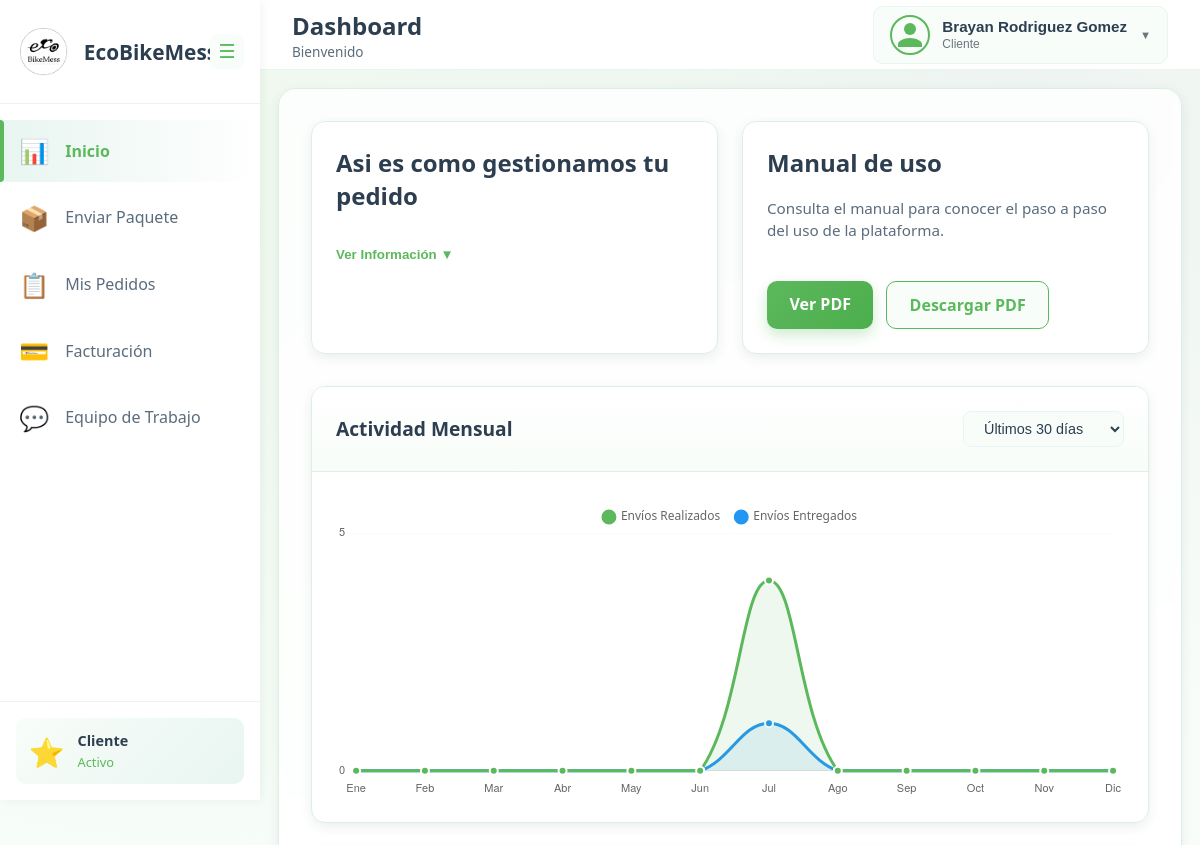
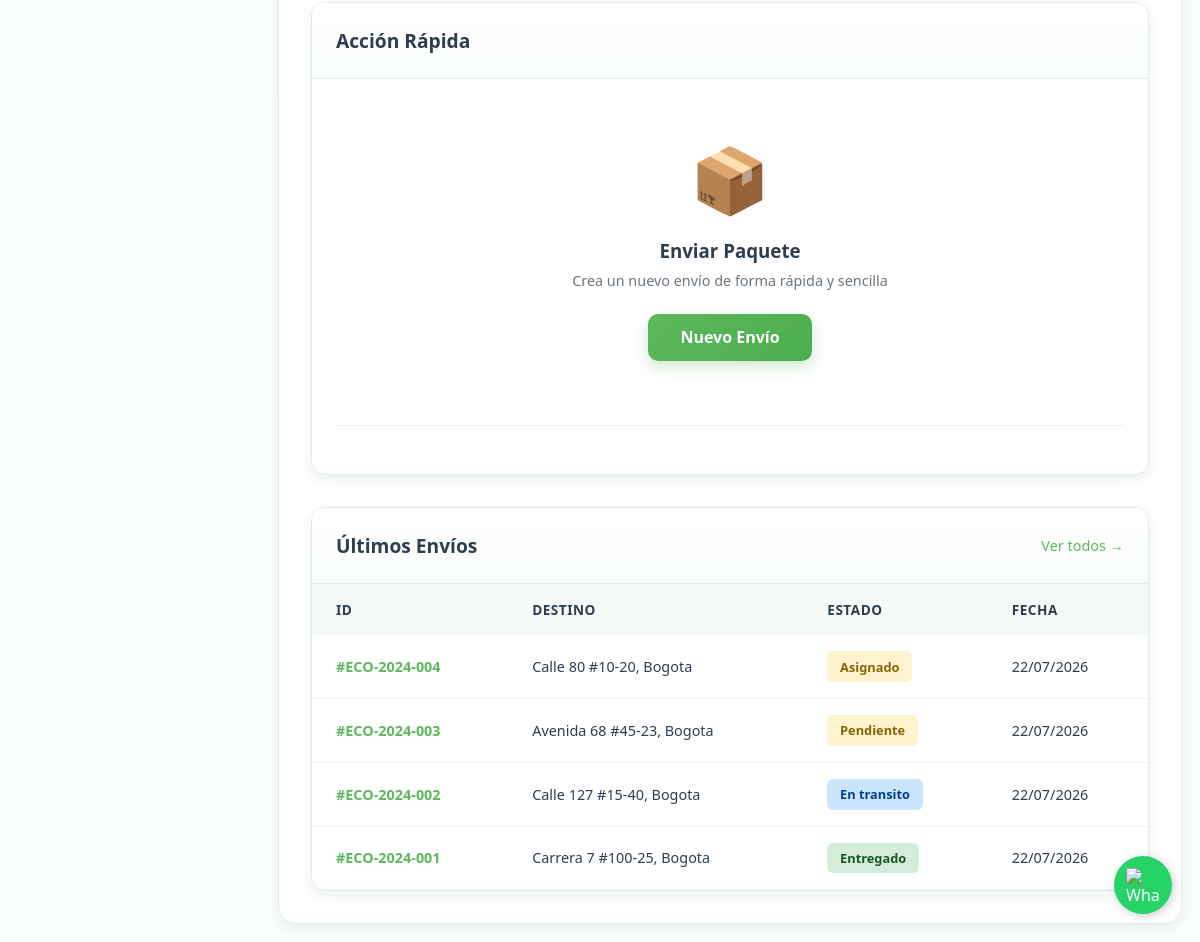
Screenshot of /cliente/inicio (signed in) with the database file from the repository (2 pictures, top to bottom).
### tables this page shows
CREATE TABLE IF NOT EXISTS paquetes (
    id INT PRIMARY KEY AUTO_INCREMENT,
    numero_guia VARCHAR(20) UNIQUE NOT NULL,
    cliente_id INT NOT NULL,
    remitente_nombre VARCHAR(200) NOT NULL,
    remitente_telefono VARCHAR(20) NOT NULL,
    remitente_correo VARCHAR(150),
    direccion_origen TEXT NOT NULL,
    observaciones_recoleccion TEXT,
    destinatario_nombre VARCHAR(200) NOT NULL,
    destinatario_telefono VARCHAR(10) NOT NULL,
    destinatario_telefono2 VARCHAR(10),
    direccion_destino TEXT NOT NULL,
    instrucciones_entrega TEXT,
    descripcion_contenido TEXT NULL,
    dimensiones VARCHAR(100),
    envio_mismo_dia TINYINT(1) NOT NULL DEFAULT 0,
    zona_periferica TINYINT(1) NOT NULL DEFAULT 0,
    recoger_cambios TINYINT(1) NOT NULL DEFAULT 0,
    envio_destinatario ENUM('si', 'no') DEFAULT 'no',
    tipo_servicio ENUM('entrega_simple', 'contraentrega') DEFAULT 'entrega_simple',
    costo_envio DECIMAL(10,2) NOT NULL,
    recaudo_esperado DECIMAL(10,2) DEFAULT 0.00,
    estado ENUM('pendiente', 'asignado', 'en_transito', 'en_ruta', 'entregado', 'cancelado', 'devuelto') DEFAULT 'pendiente',
    mensajero_id INT NULL,
    mensajero_recoleccion_id INT NULL,
    recoleccion_id INT NULL,
    creado_por INT NOT NULL,
    fecha_creacion TIMESTAMP DEFAULT CURRENT_TIMESTAMP,
    fecha_asignacion TIMESTAMP NULL,
    fecha_entrega TIMESTAMP NULL,
    qr_code VARCHAR(255) UNIQUE,
    escaneado BOOLEAN DEFAULT FALSE,
    fecha_escaneo TIMESTAMP NULL,
    checklist_verde TINYINT(1) NOT NULL DEFAULT 0,
    FOREIGN KEY (cliente_id) REFERENCES clientes(id),
    FOREIGN KEY (mensajero_id) REFERENCES mensajeros(id),
    FOREIGN KEY (mensajero_recoleccion_id) REFERENCES mensajeros(id),
    FOREIGN KEY (creado_por) REFERENCES usuarios(id)
);

### includes/paths.php (called while the page is built, shortened)
<?php
function app_base_path(): string
{
    $projectRoot = realpath(__DIR__ . DIRECTORY_SEPARATOR . '..');
    $documentRoot = isset($_SERVER['DOCUMENT_ROOT']) ? realpath((string) $_SERVER['DOCUMENT_ROOT']) : false;
    if ($projectRoot && $documentRoot) {
        $projectRootNorm = str_replace('\\', '/', $projectRoot);
        $documentRootNorm = rtrim(str_replace('\\', '/', $documentRoot), '/');
        if ($documentRootNorm !== '' && strpos($projectRootNorm, $documentRootNorm) === 0) {
            $relative = substr($projectRootNorm, strlen($documentRootNorm));
            $relative = '/' . ltrim((string) $relative, '/');
            $relative = rtrim($relative, '/');
            return $relative === '/' ? '' : $relative;
        }
    }
    $scriptDir = isset($_SERVER['SCRIPT_NAME']) ? dirname((string) $_SERVER['SCRIPT_NAME']) : '';
    $scriptDir = str_replace('\\', '/', (string) $scriptDir);
    $scriptDir = rtrim($scriptDir, '/');
    return $scriptDir === '/' ? '' : $scriptDir;
}
function app_url(string $path = ''): string
{
    $base = app_base_path();
    $path = ltrim($path, '/');
    return $base . ($path !== '' ? '/' . $path : '');
}
function app_asset_url(string $path = ''): string
{
    return app_url('public/' . ltrim($path, '/'));
}
function app_routes(): array
{
    static $routes = null;
    if ($routes !== null) {
        return $routes;
    }
    $routes = [
        'home' => '',
        'about' => 'nosotros',
        'login' => 'login',
        'register' => 'crear-cuenta',
        'forgot-password' => 'recuperar-contrasena',
        'reset-password' => 'cambiar-contrasena',
        'client.dashboard' => 'cliente/inicio',
        'client.send-package' => 'cliente/enviar-paquete',
        'client.orders' => 'cliente/mis-pedidos',
        'client.team' => 'cliente/equipo-trabajo',
        'client.billing' => 'cliente/facturacion',
        'client.profile' => 'cliente/mi-perfil',
        'admin.dashboard' => 'admin/inicio',
        'admin.packages' => 'admin/paquetes',
        'admin.create-shipment' => 'admin/digitar-envio',
        'admin.collections' => 'admin/asignar-recolecciones',
        'admin.billing' => 'admin/facturacion',
        'admin.notes' => 'admin/notas',
        'admin.users' => 'admin/usuarios',
        'admin.profile' => 'admin/mi-perfil',
        'messenger.dashboard' => 'mensajero/inicio',
        'messenger.send-package' => 'mensajero/enviar-paquete',
        'messenger.orders' => 'mensajero/mis-pedidos',
        'messenger.packages' => 'mensajero/mis-paquetes',
        'messenger.history' => 'mensajero/historial',
        'messenger.pickups' => 'mensajero/recolecciones',
        'messenger.billing' => 'mensajero/facturacion',
        'messenger.profile' => 'mensajero/mi-perfil',
        'logout' => 'logout',
    ];
    return $routes;
}
function route_path(string $name): string
{
    $routes = app_routes();
    return $routes[$name];
}
function route_url(string $name, array $query = []): string
{
    $url = app_url(route_path($name));
    return $url;
}

### models/conexionGlobal.php (called while the page is built, shortened)
<?php
function conexionDB(){
    try {
        $dsn = "mysql:host=localhost;dbname=u478643953_ecobikemess;charset=utf8";
        $db = new PDO($dsn, 'u478643953_ecobikemess', '/EcoBikeMess0310');
        $db->setAttribute(PDO::ATTR_ERRMODE, PDO::ERRMODE_EXCEPTION);
        $db->exec("SET time_zone = '-05:00'");
        return $db;
    } catch (PDOException $PDOe) {
        throw new Exception("Fallo SQL: " . $PDOe->getMessage());
    }
}

### models/inicioClienteModel.php (called while the page is built, shortened)
<?php
require_once __DIR__ . '/conexionGlobal.php';
class InicioClienteModel {
    private $conn;
    public function __construct() {
        $this->conn = conexionDB();
    }
    public function obtenerIdCliente($usuario_id, $rol) {
        try {
            if ($rol === 'cliente') {
                $sql = "SELECT id FROM clientes WHERE usuario_id = :uid";
                $stmt = $this->conn->prepare($sql);
                $stmt->execute([':uid' => $usuario_id]);
                return $stmt->fetchColumn();
            } elseif ($rol === 'colaborador') {
                $sql = "SELECT cliente_id FROM colaboradores_cliente WHERE usuario_id = :uid";
                $stmt = $this->conn->prepare($sql);
                $stmt->execute([':uid' => $usuario_id]);
                return $stmt->fetchColumn();
            }
        } catch (PDOException $e) {
            return null;
        }
        return null;
    }
    public function obtenerUltimosPedidos($cliente_id, $limit = 5) {
        try {
            $sql = "SELECT id, numero_guia, direccion_destino, estado, fecha_creacion
                    FROM paquetes
                    WHERE cliente_id = :cid
                    ORDER BY fecha_creacion DESC
                    LIMIT :limit";
            $stmt = $this->conn->prepare($sql);
            $stmt->bindValue(':cid', $cliente_id, PDO::PARAM_INT);
            $stmt->bindValue(':limit', $limit, PDO::PARAM_INT);
            $stmt->execute();
            return $stmt->fetchAll(PDO::FETCH_ASSOC);
        } catch (PDOException $e) {
            return [];
        }
    }
    public function obtenerDatosGrafica($cliente_id, $periodo = 'year') {
        try {
            $condicion = "AND YEAR(fecha_creacion) = YEAR(CURRENT_DATE())";
            $sql = "SELECT MONTH(fecha_creacion) as mes, COUNT(*) as total,
                    SUM(CASE WHEN estado = 'entregado' THEN 1 ELSE 0 END) as entregados
                    FROM paquetes
                    WHERE cliente_id = :cid $condicion
                    GROUP BY MONTH(fecha_creacion)
                    ORDER BY mes ASC";
            $stmt = $this->conn->prepare($sql);
            $stmt->execute([':cid' => $cliente_id]);
            return $stmt->fetchAll(PDO::FETCH_ASSOC);
        } catch (PDOException $e) {
            return [];
        }
    }
}
?>

### views/Clientes/inicioCliente.php (the view, shortened to what this page needs)
<?php
require_once __DIR__ . '/../../includes/paths.php';
require_once '../../models/inicioClienteModel.php';
$ultimosPedidos = [];
$chartDataRaw = [];
$model = new InicioClienteModel();
$cliente_id = $model->obtenerIdCliente($_SESSION['user_id'], $_SESSION['user_role']);
if ($cliente_id) {
    $ultimosPedidos = $model->obtenerUltimosPedidos($cliente_id);
    $chartDataRaw = $model->obtenerDatosGrafica($cliente_id);
}
$chartLabels = ['Ene', 'Feb', 'Mar', 'Abr', 'May', 'Jun', 'Jul', 'Ago', 'Sep', 'Oct', 'Nov', 'Dic'];
$dataTotal = array_fill(0, 12, 0);
$dataEntregados = array_fill(0, 12, 0);
foreach ($chartDataRaw as $row) {
    $mesIndex = intval($row['mes']) - 1;
    if ($mesIndex >= 0 && $mesIndex < 12) {
        $dataTotal[$mesIndex] = intval($row['total']);
        $dataEntregados[$mesIndex] = intval($row['entregados']);
    }
}
$manualClienteUrl = app_asset_url('doc/Manual%20procedimiento%20clientes.docx.pdf');
?>
<!DOCTYPE html>
<html lang="es">
<head>
    <link rel="stylesheet" href="../../public/css/clienteSidebar.css">
    <link rel="stylesheet" href="../../public/css/clienteNavbar.css">
    <link rel="stylesheet" href="../../public/css/inicioCliente.css">
    <link rel="stylesheet" href="../../public/css/responsive.css">
    <link rel="stylesheet" href="../../public/css/clientesTheme.css">
</head>
<body>
    <?php include '../layouts/clienteSidebar.php'; ?>
    <div class="main-content">
        <?php include '../layouts/clienteNavbar.php'; ?>
        <div class="dashboard-container">
            <div class="stats-grid">
                <div class="stat-card important-info-card">
                    <div class="stat-card-header">
                        <div class="stat-info">
                            <h2>Asi es como gestionamos tu pedido</h2>
                        </div>
                    </div>
                    <button class="btn-details" id="toggleInfoBtn">
                        Ver Información ▼
                    </button>
                </div>
                <div class="stat-card manual-card">
                    <div class="stat-info">
                        <h2>Manual de uso</h2>
                        <p class="manual-description">Consulta el manual para conocer el paso a paso del uso de la plataforma.</p>
                    </div>
                    <div class="manual-actions">
                        <a href="<?php echo htmlspecialchars($manualClienteUrl, ENT_QUOTES, 'UTF-8'); ?>" class="btn-primary" target="_blank" rel="noopener">Ver PDF</a>
                        <a href="<?php echo htmlspecialchars($manualClienteUrl, ENT_QUOTES, 'UTF-8'); ?>" class="manual-download-link" download>Descargar PDF</a>
                    </div>
                </div>
            </div>
            <div class="content-grid">
                <div class="card chart-card">
                    <div class="card-header">
                        <h2>Actividad Mensual</h2>
                        <div class="header-actions">
                            <select class="period-select">
                                <option>Últimos 30 días</option>
                            </select>
                        </div>
                    </div>
                    <div class="card-body">
                        <canvas id="activityChart"></canvas>
                    </div>
                </div>
                <div class="card quick-action-card">
                    <div class="card-header">
                        <h2>Acción Rápida</h2>
                    </div>
                    <div class="card-body">
                        <div class="quick-action-content">
                            <div class="quick-icon">📦</div>
                            <h3>Enviar Paquete</h3>
                            <p>Crea un nuevo envío de forma rápida y sencilla</p>
                            <a href="<?php echo htmlspecialchars(route_url('client.send-package'), ENT_QUOTES, 'UTF-8'); ?>" class="btn-primary">Nuevo Envío</a>
                        </div>
                        <div class="quick-stats">
                        </div>
                    </div>
                </div>
            </div>
            <div class="content-grid-2">
                <div class="card">
                    <div class="card-header">
                        <h2>Últimos Envíos</h2>
                        <a href="<?php echo htmlspecialchars(route_url('client.orders'), ENT_QUOTES, 'UTF-8'); ?>" class="view-all-link">Ver todos →</a>
                    </div>
                    <div class="card-body no-padding">
                        <div class="table-container">
                            <table class="data-table">
                                <thead>
                                    <tr>
                                        <th>ID</th>
                                        <th>Destino</th>
                                        <th>Estado</th>
                                        <th>Fecha</th>
                                    </tr>
                                </thead>
                                <tbody>
                                    <?php if (empty($ultimosPedidos)): ?>
                                        <tr><td colspan="5" style="text-align:center;">No hay envíos recientes</td></tr>
                                    <?php else: ?>
                                        <?php foreach ($ultimosPedidos as $pedido): ?>
                                            <?php
                                                $statusClass = 'status-pending';
                                                $statusText = ucfirst(str_replace('_', ' ', $pedido['estado']));
                                                if ($pedido['estado'] == 'entregado') $statusClass = 'status-delivered';
                                                elseif (in_array($pedido['estado'], ['en_transito', 'en_proceso'])) $statusClass = 'status-in-transit';
                                                elseif ($pedido['estado'] == 'cancelado') $statusClass = 'status-cancelled';
                                            ?>
                                            <tr>
                                                <td><span class="order-id">#<?php echo htmlspecialchars($pedido['numero_guia']); ?></span></td>
                                                <td><?php echo htmlspecialchars($pedido['direccion_destino']); ?></td>
                                                <td><span class="status-badge <?php echo $statusClass; ?>"><?php echo $statusText; ?></span></td>
                                                <td><?php echo date('d/m/Y', strtotime($pedido['fecha_creacion'])); ?></td>
                                            </tr>
                                        <?php endforeach; ?>
                                    <?php endif; ?>
                                </tbody>
                            </table>
                        </div>
                    </div>
                </div>
    <script>
        window.dashboardChartData = {
            labels: <?php echo json_encode($chartLabels); ?>,
            total: <?php echo json_encode($dataTotal); ?>,
            entregados: <?php echo json_encode($dataEntregados); ?>
        };
    </script>
</body>
</html>

### rows the page displays
paquetes: numero_guia "ECO-2024-004", direccion_destino "Calle 80 #10-20, Bogota", estado "Asignado", fecha_creacion "22/07/2026"
paquetes: numero_guia "ECO-2024-003", direccion_destino "Avenida 68 #45-23, Bogota", estado "Pendiente", fecha_creacion "22/07/2026"
paquetes: numero_guia "ECO-2024-002", direccion_destino "Calle 127 #15-40, Bogota", estado "En transito", fecha_creacion "22/07/2026"
paquetes: numero_guia "ECO-2024-001", direccion_destino "Carrera 7 #100-25, Bogota", estado "Entregado", fecha_creacion "22/07/2026"

### other values shown
$_SESSION['user_role'] "Cliente"
chart data {{ json_encode($chartLabels) }} ["Ene","Feb","Mar","Abr","May","Jun","Jul","Ago","Sep","Oct","Nov","Dic"]
chart data {{ json_encode($dataTotal) }} [0,0,0,0,0,0,4,0,0,0,0,0]
chart data {{ json_encode($dataEntregados) }} [0,0,0,0,0,0,1,0,0,0,0,0]
